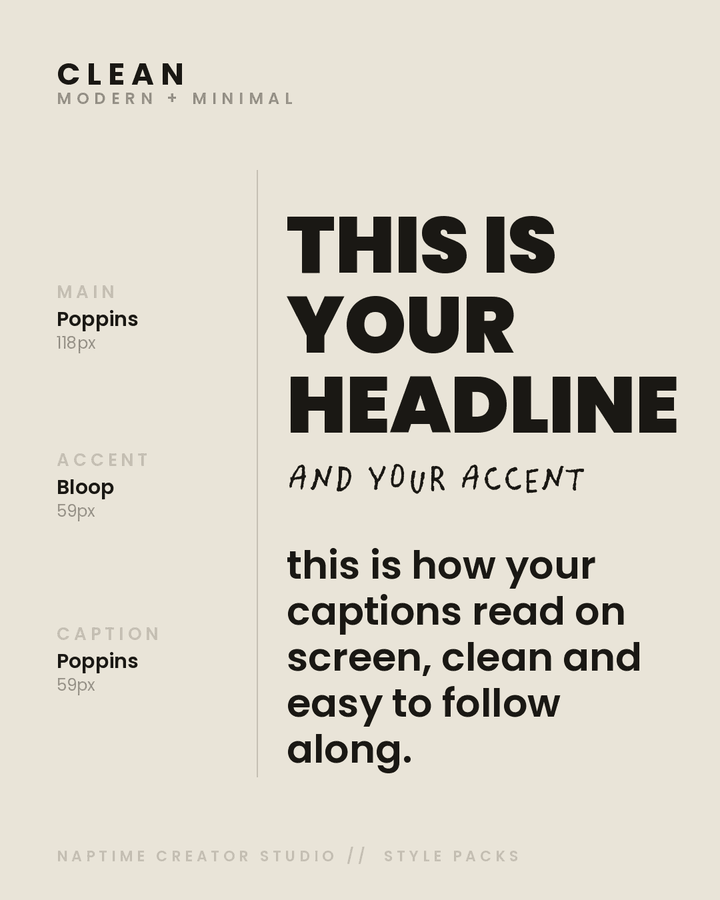
#> input picture Reels-Editing-Engine/product/creative-vault/style-cards/card-clean-sm.png, 720 x 900 px
$ python -i beat-sheet.py   (imports and definitions only)
#> lines starting #> are read from the running program, lines starting #| are printed output that depends on the picture
#> further down, picture is the input picture: PIL image 720x900 P; mean R, G, B 216.1, 211.3, 200
#!/usr/bin/env python3
"""beat-sheet.py — the beat sheet: every key moment of a reel as a still, numbered, with a legend stamped
on each, BEFORE any motion is rendered. She marks it up by beat number ("beat 12, make that bigger");
Claude fixes only the beats she names and runs this again with --only.

  python3 .claude/skills/beat-sheet/scripts/beat-sheet.py <job>                 # every beat
  python3 .claude/skills/beat-sheet/scripts/beat-sheet.py <job> --only 3,7      # re-stamp just these
  python3 .claude/skills/beat-sheet/scripts/beat-sheet.py --which                # ask / always / skip

Reads projects/<job>/beat-sheet/beats.json (Claude writes it from the approved creative plan; the shape is
in the beat-sheet skill). For each beat:
  1. the frame of her rough cut at that moment (ffmpeg),
  2. every built HyperFrames layer at that moment, as a transparent still (`hyperframes snapshot --at`, a
     few seconds per layer, never a render), stacked on the frame in layer order,
  3. or, on the raw route where nothing is rendered, a mock of the CapCut text in her pack's fonts,
  4. a numbered badge on the frame and a legend under it: beat, time, what it is, the words, the motion.
Writes projects/<job>/beat-sheet/beat-sheet.html (the beat sheet she reviews, a director's cut for the app's side
browser), beats/NN.jpg (each beat full size), beat-sheet.md (the same beats as a table) and beat-sheet.jpg (a
single-image fallback for when there is no side browser). Prints the page path under projects/ and the fallback.

Never a dead end: beat-sheet.md is written first, straight from beats.json. A layer whose stills cannot be taken
(no Node on this computer, a snapshot that hangs) leaves that layer off the stills and says so in one line. If the
stills cannot be made at all (no Pillow, or anything breaking after the beats are read), it prints a line starting
"TEXT BEAT SHEET" and the beat-sheet.md path, and her review goes ahead on that table. Each switch is one line in
_local/fallbacks.log (product/fallbacks.py).
"""
import argparse, base64, html, io, json, os, pathlib, re, shutil, subprocess, sys, tempfile

HERE = os.path.dirname(os.path.abspath(__file__))
ROOT = os.path.abspath(os.path.join(HERE, "..", "..", "..", ".."))
sys.path.insert(0, os.path.join(ROOT, "product"))
# [3 lines not run here, left out]

try:
    from PIL import Image, ImageDraw, ImageFont, ImageFilter
except ImportError:
    Image = None   # no stills without Pillow; main() gives her the text beat sheet instead

try:
    from fallbacks import note, remember, remembered, forget
except Exception:   # the helper missing must not cost her the review
    def note(step, message): pass
    def remember(key, value=True, why=""): pass
    def remembered(key, default=None): return default
    def forget(key): pass

NO_NODE_KEY = "beat-sheet.no-node"
SNAPSHOT_TIMEOUT = 300   # seconds; a snapshot takes a few, so this only catches one that has hung

W, H = 1080, 1920
LEGEND_PAD = 44
BADGE = "#e8442e"          # the beat number; loud on purpose, it is a proofing mark, not part of the design
INK, PAPER, MUTED = "#141414", "#ffffff", "#b9b4ab"
BODY_FONT = os.path.join(ROOT, "assets", "fonts", "Inter-Medium.ttf")
BOLD_FONT = os.path.join(ROOT, "assets", "fonts", "Inter-Bold.otf")
# Bundled faces to fall back on when a named font file is missing or will not open, before Pillow's own tiny
# default. Only faces that ship with the engine.
SPARE_FONTS = ["Inter-Bold.otf", "Inter-Medium.ttf", "Inter-SemiBold.ttf", "Inter-Regular.otf", "Inter-VF.ttf",
               "Poppins-Bold.ttf", "Poppins-Regular.ttf", "DMSans-Variable.ttf"]

# Raw-route mocks: where each role sits and how big, when beats.json does not say. CapCut sets the real type.
MOCK_DEFAULTS = {
    "headline":       {"px": 92,  "y": 0.30},
    "takeover":       {"px": 150, "y": 0.50},
    "caption":        {"px": 56,  "y": 0.70},
    "accent_caption": {"px": 62,  "y": 0.70},
    "thought_bubble": {"px": 60,  "y": 0.40},
}


# [10 lines left out: function font, not called in this run]


def size_of(fnt, px=40):
    """A font's pixel size. Old Pillow's bitmap default has no .size, so fall back to the size asked for."""
    return getattr(fnt, "size", None) or px


def clock(t):
    m, s = divmod(max(0.0, float(t)), 60)
    return f"{int(m)}:{s:04.1f}"


# [12 lines left out: function wrap, not called in this run]


def cover(im):
    """Fit any frame to 1080x1920 the way the reel shows it: fill, centre crop."""
    im = im.convert("RGBA")
    scale = max(W / im.width, H / im.height)
#> scale = 2.13
    im = im.resize((round(im.width * scale), round(im.height * scale)), Image.LANCZOS)
#> im: PIL image 1536x1920 RGBA
    x, y = (im.width - W) // 2, (im.height - H) // 2
#> x = 228; y = 0
    return im.crop((x, y, x + W, y + H))
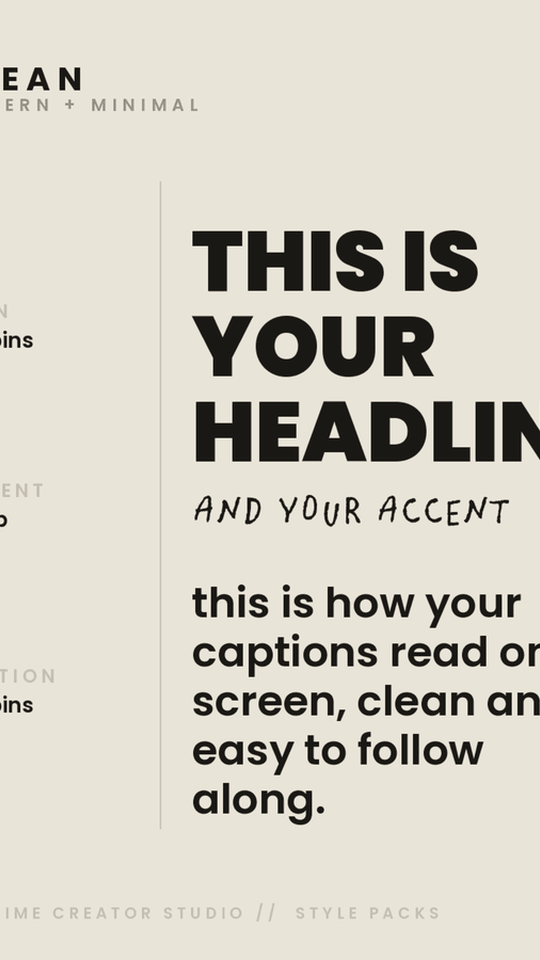
#> returned value: PIL image 1080x1920 RGBA (shown at 1/2 size); mean R, G, B, A 211.3, 206.6, 195.4, 255


_NO_FFMPEG = []   # said once per sheet, not once per beat


# [30 lines left out: functions base_frame, layer_duration, not called in this run]


_NODE = {}   # asked once per sheet


# [323 lines left out: functions node_ready, snapshot_layer, draw_mock, legend_lines, stamp, legend_height and 6 more, not called in this run]


# [2 lines not run here, left out]

>>> from PIL import Image
>>> picture = Image.open('../../../../product/creative-vault/style-cards/card-clean-sm.png')
>>> result = cover(picture)
